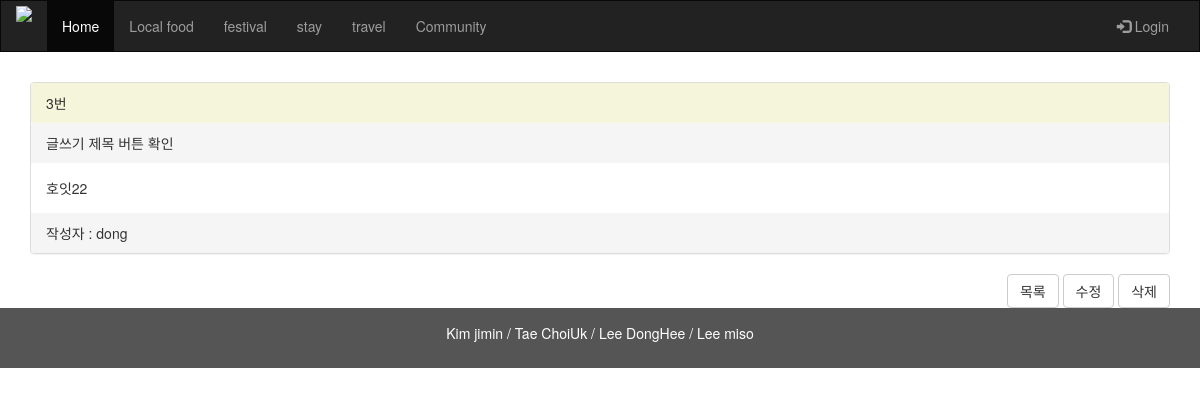
Screenshot of /commu/detail/3/ with the database file from the repository.
### user/models.py (models this page shows)
class Board(models.Model):
    title = models.CharField(max_length=100)
    content = models.CharField(max_length=1000)
    id1 = models.ForeignKey(User, on_delete=models.CASCADE)

class User(models.Model):
    id1 = models.CharField(max_length=10)
    pwd = models.CharField(max_length=10)
    name = models.CharField(max_length=10)

### mini_project/views.py (the view)
# urls.py: path('commu/detail/<int:id>/', views.detail),
def detail(request, id):
    board = Board.objects.get(id=id)
    context = {
        'board' : board
    }
    return render(request, 'detail.html', context)

### templates/detail.html
{% extends 'base.html' %}
{% block content %}
<div class="container" style='margin-top:30px;'>
    <div class="panel-group">
        <div class="panel panel-default">
            <div class="panel-heading" style='background-color: beige;'>
                {{ board.id }}번
            </div>
            <div class="panel-heading">{{ board.title }}</div>
            <div class="panel-body">{{ board.content }}</div>
            <div class="panel-footer">작성자 : {{ board.id1.name }}</div>
        </div>
    </div>
</div>
<div class="container text-right">
    <a href='/commu/list/' class="btn btn-default" id="list">목록</a>
    <a href='/commu/update/{{board.id}}' class="btn btn-default" id="update">수정</a>
    <a href='/commu/delete/{{ board.id }}/' class="btn btn-default" id="delete">
        삭제
        </a>
</div>
{% endblock %}

### rows the page displays
Board: id "3", title "글쓰기 제목 버튼 확인", content "호잇22", id1.name "dong"
